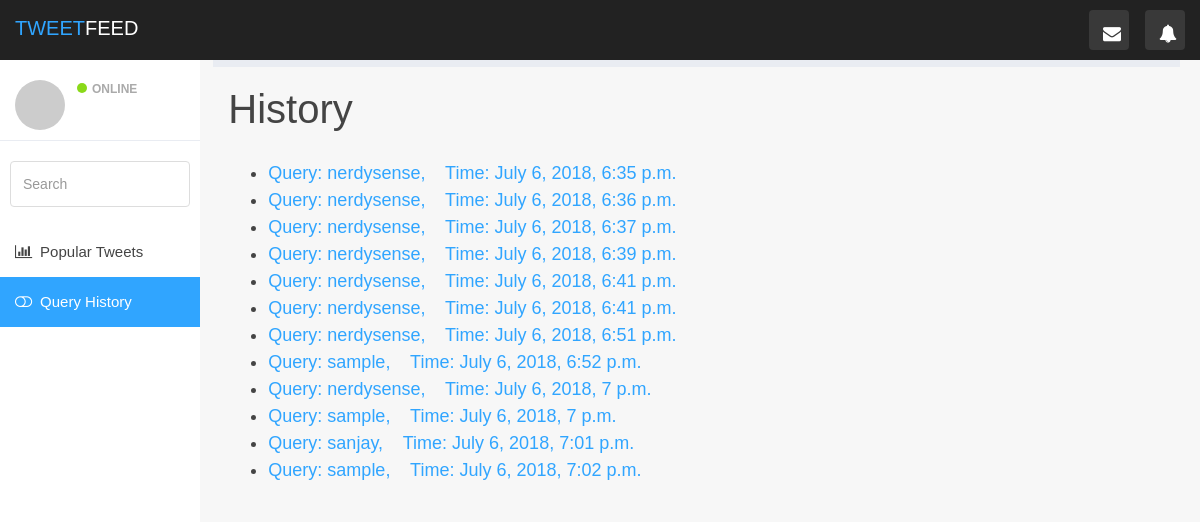
The app's page /dashboard/search_history/, older data.
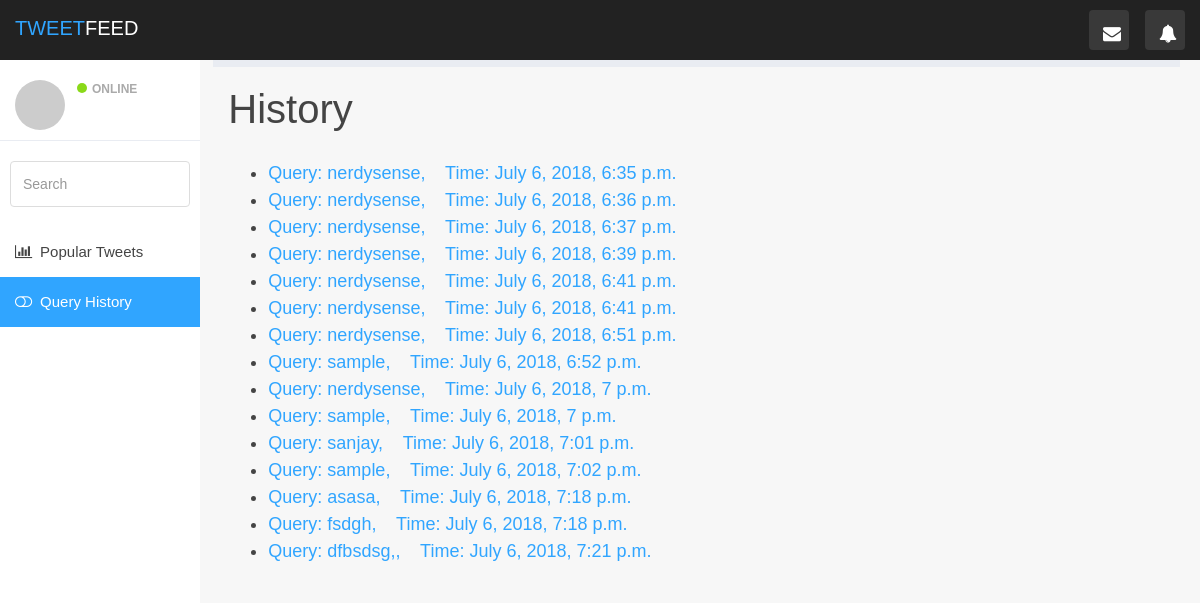
The same page, newer data.
### dashboard/models.py (models this page shows)
class SearchLog(models.Model):
	search_query = models.CharField(max_length=20)
	time = models.DateTimeField()

### dashboard/views.py (the view)
# urls.py: path('search_history/', views.search_history, name="history"),
def search_history(request):
    history = SearchLog.objects.all().order_by('time')
    return render(request, 'dashboard/log.html', {"history": history})

### dashboard/templates/dashboard/log.html (shortened to what this page needs)
{% load static %}
<!DOCTYPE html>
<html>
<head>
	<link href="{% static 'css/bootstrap.min.css' %}" rel="stylesheet">
	<link href="{% static 'css/font-awesome.min.css' %}" rel="stylesheet">
	<link href="{% static 'css/datepicker3.css' %}" rel="stylesheet">
	<link href="{% static 'css/styles.css' %}" rel="stylesheet">
	<link href="{% static 'css/tweet.css' %}" rel="stylesheet">
</head>
<body>
	<nav class="navbar navbar-custom navbar-fixed-top" role="navigation">
		<div class="container-fluid">
			<div class="navbar-header">
				<a class="navbar-brand" href="#"><span>TWEET</span>FEED</a>
				<ul class="nav navbar-top-links navbar-right">
					<li class="dropdown"><a class="dropdown-toggle count-info" data-toggle="dropdown" href="#">
						<em class="fa fa-envelope"></em>
					</a>
					</li>
					<li class="dropdown"><a class="dropdown-toggle count-info" data-toggle="dropdown" href="#">
						<em class="fa fa-bell"></em>
					</a>
					</li>
				</ul>
			</div>
		</div>
	</nav>
	<div id="sidebar-collapse" class="col-sm-3 col-lg-2 sidebar">
		<div class="profile-sidebar">
			<div class="profile-userpic">
				<img src="http://placehold.it/50/30a5ff/fff" class="img-responsive" alt="">
			</div>
			<div class="profile-usertitle">
				<div class="profile-usertitle-status"><span class="indicator label-success"></span>Online</div>
			</div>
		</div>
		<form role="search" method="get" action={% url 'home' %}>
			<div class="form-group">
				<input type="text" name="user_id" class="form-control" placeholder="Search">
			</div>
		<ul class="nav menu">
			<li><a href={% url 'home' %}><em class="fa fa-bar-chart">&nbsp;</em> Popular Tweets</a></li>
			<li class="active"><a href={% url 'history' %}><em class="fa fa-toggle-off">&nbsp;</em> Query History</a></li>
		</ul>
	</div>
	<div class="col-sm-9 col-sm-offset-3 col-lg-10 col-lg-offset-2 main">
		<div class="row">
			<ol class="breadcrumb">
				<li><a href="#">
				</a></li>
				<li class="active">History</li>
			</ol>
		</div>
		<div class="row">
                    <div class="col-md-6">
                    	<h1 class="page-header">History</h1>
                            <ul>
                                {% for log_entry in history %}
                                <li>
                                <a href = "/dashboard/home/?user_id={{log_entry.search_query}}#">
                                <div class="msg"> Query: {{log_entry.search_query}}, &nbsp;&nbsp; Time: {{log_entry.time}} </div>
                                </a>
                                </li>
                                {% endfor %}
                            </ul>
                        </div>
        </div>
    </div>
</body>
</html>

Row changes from the older to the newer data that the page shows:
added SearchLog: search_query "asasa", time "July 6, 2018, 7:18 p.m."
added SearchLog: search_query "fsdgh", time "July 6, 2018, 7:18 p.m."
added SearchLog: search_query "dfbsdsg,", time "July 6, 2018, 7:21 p.m."
